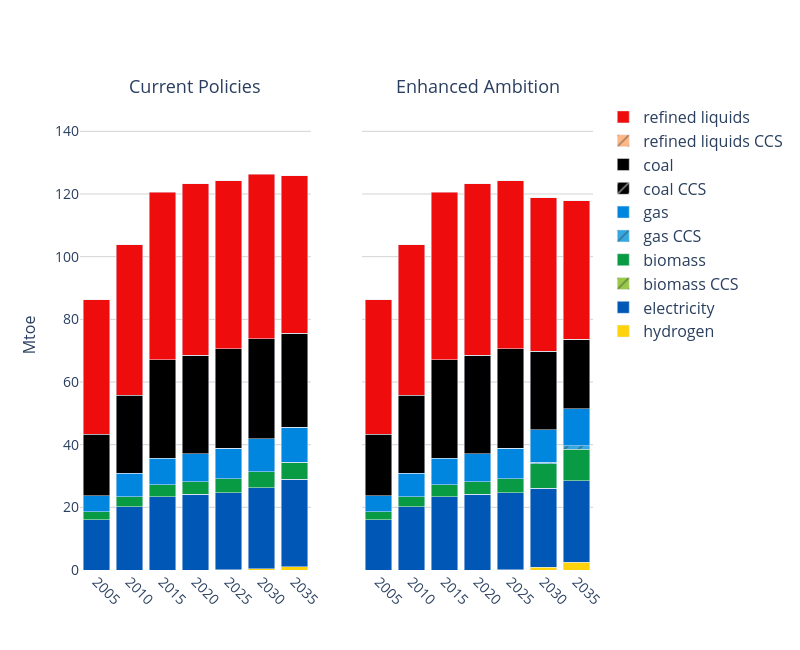

Notebook source saved alongside this figure:
### Code cell
# ------------------------------
# B) Industry final energy by fuel (all industry)
# ------------------------------
q_idx = 100
df, _ = run_query(conn, q_idx)
df["fuel"] = df.apply(cat_fuel_ind, axis=1)
dfB = df[df["Year"] >= 2005].copy()
dfB["value"] *= EJ_TO_MTOE
two_panel_stack(
    dfB, category="fuel", years=list(range(2005, 2036, 5)),
    out_png="./fig/industry_energy_type.png", y_max=150,
    colors=FUEL_COLORS, patterns=FUEL_PATTERNS
)

### Figure 1 — Plotly figure (JSON) as saved in the notebook; plotly's stock layout.template omitted (floating-point values rounded to 4 significant figures)
{"data": [{"marker": {"color": "#FED30B"}, "name": "hydrogen", "showlegend": true, "type": "bar", "x": [2020, 2025, 2030, 2035], "xaxis": "x", "y": [0.001393, 0.1424, 0.4366, 1.025], "yaxis": "y"}, {"marker": {"color": "#0057B5"}, "name": "electricity", "showlegend": true, "type": "bar", "x": [2005, 2010, 2015, 2020, 2025, 2030, 2035], "xaxis": "x", "y": [16.05, 20.15, 23.35, 24.14, 24.44, 25.89, 27.97], "yaxis": "y"}, {"marker": {"color": "rgb(153, 201, 69)", "pattern": {"shape": "/"}}, "name": "biomass CCS", "showlegend": true, "type": "bar", "x": [2020, 2025, 2030, 2035], "xaxis": "x", "y": [0.0001099, 0.000381, 0.004589, 0.01928], "yaxis": "y"}, {"marker": {"color": "#099B43"}, "name": "biomass", "showlegend": true, "type": "bar", "x": [2005, 2010, 2015, 2020, 2025, 2030, 2035], "xaxis": "x", "y": [2.572, 3.19, 3.932, 3.977, 4.47, 4.978, 5.274], "yaxis": "y"}, {"marker": {"color": "#33A8E2", "pattern": {"shape": "/"}}, "name": "gas CCS", "showlegend": true, "type": "bar", "x": [2020, 2025, 2030, 2035], "xaxis": "x", "y": [0.0004335, 0.003547, 0.0195, 0.08178], "yaxis": "y"}, {"marker": {"color": "#0186E0"}, "name": "gas", "showlegend": true, "type": "bar", "x": [2005, 2010, 2015, 2020, 2025, 2030, 2035], "xaxis": "x", "y": [5.092, 7.57, 8.385, 8.967, 9.786, 10.5, 11.15], "yaxis": "y"}, {"marker": {"color": "#000000", "pattern": {"shape": "/"}}, "name": "coal CCS", "showlegend": true, "type": "bar", "x": [2020, 2025, 2030, 2035], "xaxis": "x", "y": [5.799e-06, 1.896e-05, 0.0002383, 0.001151], "yaxis": "y"}, {"marker": {"color": "#000000"}, "name": "coal", "showlegend": true, "type": "bar", "x": [2005, 2010, 2015, 2020, 2025, 2030, 2035], "xaxis": "x", "y": [19.67, 24.89, 31.4, 31.41, 31.71, 32.04, 29.96], "yaxis": "y"}, {"marker": {"color": "#FFB785", "pattern": {"shape": "/"}}, "name": "refined liquids CCS", "showlegend": true, "type": "bar", "x": [2020, 2025, 2030, 2035], "xaxis": "x", "y": [0.0001349, 0.0004066, 0.004393, 0.02], "yaxis": "y"}, {"marker": {"color": "#EF0C0C"}, "name": "refined liquids", "showlegend": true, "type": "bar", "x": [2005, 2010, 2015, 2020, 2025, 2030, 2035], "xaxis": "x", "y": [42.93, 48.04, 53.42, 54.7, 53.61, 52.41, 50.32], "yaxis": "y"}, {"marker": {"color": "#FED30B"}, "name": "hydrogen", "showlegend": false, "type": "bar", "x": [2020, 2025, 2030, 2035], "xaxis": "x2", "y": [0.001393, 0.1424, 0.8363, 2.536], "yaxis": "y2"}, {"marker": {"color": "#0057B5"}, "name": "electricity", "showlegend": false, "type": "bar", "x": [2005, 2010, 2015, 2020, 2025, 2030, 2035], "xaxis": "x2", "y": [16.05, 20.15, 23.35, 24.14, 24.44, 25.23, 25.97], "yaxis": "y2"}, {"marker": {"color": "rgb(153, 201, 69)", "pattern": {"shape": "/"}}, "name": "biomass CCS", "showlegend": false, "type": "bar", "x": [2020, 2025, 2030, 2035], "xaxis": "x2", "y": [0.0001099, 0.000381, 0.005818, 0.02627], "yaxis": "y2"}, {"marker": {"color": "#099B43"}, "name": "biomass", "showlegend": false, "type": "bar", "x": [2005, 2010, 2015, 2020, 2025, 2030, 2035], "xaxis": "x2", "y": [2.572, 3.19, 3.932, 3.977, 4.47, 7.892, 10.06], "yaxis": "y2"}, {"marker": {"color": "#33A8E2", "pattern": {"shape": "/"}}, "name": "gas CCS", "showlegend": false, "type": "bar", "x": [2020, 2025, 2030, 2035], "xaxis": "x2", "y": [0.0004335, 0.003547, 0.488, 1.018], "yaxis": "y2"}, {"marker": {"color": "#0186E0"}, "name": "gas", "showlegend": false, "type": "bar", "x": [2005, 2010, 2015, 2020, 2025, 2030, 2035], "xaxis": "x2", "y": [5.092, 7.57, 8.385, 8.967, 9.786, 10.28, 11.78], "yaxis": "y2"}, {"marker": {"color": "#000000", "pattern": {"shape": "/"}}, "name": "coal CCS", "showlegend": false, "type": "bar", "x": [2020, 2025, 2030, 2035], "xaxis": "x2", "y": [5.799e-06, 1.896e-05, 0.0004721, 0.00252], "yaxis": "y2"}, {"marker": {"color": "#000000"}, "name": "coal", "showlegend": false, "type": "bar", "x": [2005, 2010, 2015, 2020, 2025, 2030, 2035], "xaxis": "x2", "y": [19.67, 24.89, 31.4, 31.41, 31.71, 25.03, 22.16], "yaxis": "y2"}, {"marker": {"color": "#FFB785", "pattern": {"shape": "/"}}, "name": "refined liquids CCS", "showlegend": false, "type": "bar", "x": [2020, 2025, 2030, 2035], "xaxis": "x2", "y": [0.0001349, 0.0004066, 0.006548, 0.03372], "yaxis": "y2"}, {"marker": {"color": "#EF0C0C"}, "name": "refined liquids", "showlegend": false, "type": "bar", "x": [2005, 2010, 2015, 2020, 2025, 2030, 2035], "xaxis": "x2", "y": [42.93, 48.04, 53.42, 54.7, 53.61, 49.03, 44.23], "yaxis": "y2"}], "layout": {"annotations": [{"font": {"size": 18}, "showarrow": false, "text": "Current Policies", "x": 0.225, "xanchor": "center", "xref": "paper", "y": 1, "yanchor": "bottom", "yref": "paper"}, {"font": {"size": 18}, "showarrow": false, "text": "Enhanced Ambition", "x": 0.775, "xanchor": "center", "xref": "paper", "y": 1, "yanchor": "bottom", "yref": "paper"}], "barmode": "stack", "height": 650, "legend": {"font": {"size": 16}, "traceorder": "reversed", "x": 1.02, "y": 1}, "plot_bgcolor": "rgba(0,0,0,0)", "title": {"font": {"size": 24}, "x": 0.5}, "width": 800, "xaxis": {"anchor": "y", "domain": [0, 0.45], "tickangle": 45, "tickfont": {"size": 14}, "ticktext": ["2005", "2010", "2015", "2020", "2025", "2030", "2035"], "tickvals": [2005, 2010, 2015, 2020, 2025, 2030, 2035], "title": {"font": {"size": 16}}}, "xaxis2": {"anchor": "y2", "domain": [0.55, 1], "tickangle": 45, "tickfont": {"size": 14}, "ticktext": ["2005", "2010", "2015", "2020", "2025", "2030", "2035"], "tickvals": [2005, 2010, 2015, 2020, 2025, 2030, 2035], "title": {"font": {"size": 16}}}, "yaxis": {"anchor": "x", "domain": [0, 1], "gridcolor": "lightgray", "range": [0, 150], "showgrid": true, "tickfont": {"size": 14}, "title": {"font": {"size": 16}, "text": "Mtoe"}}, "yaxis2": {"anchor": "x2", "domain": [0, 1], "gridcolor": "lightgray", "matches": "y", "range": [0, 150], "showgrid": true, "showticklabels": false, "tickfont": {"size": 14}}}}
